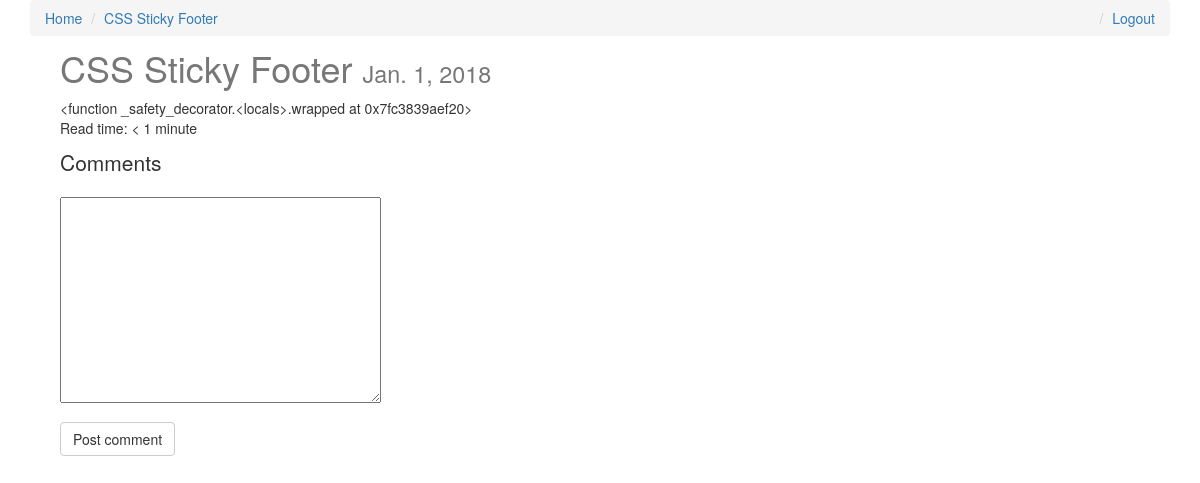
Before: /css-sticky-footer/ (signed in) with the older database file.
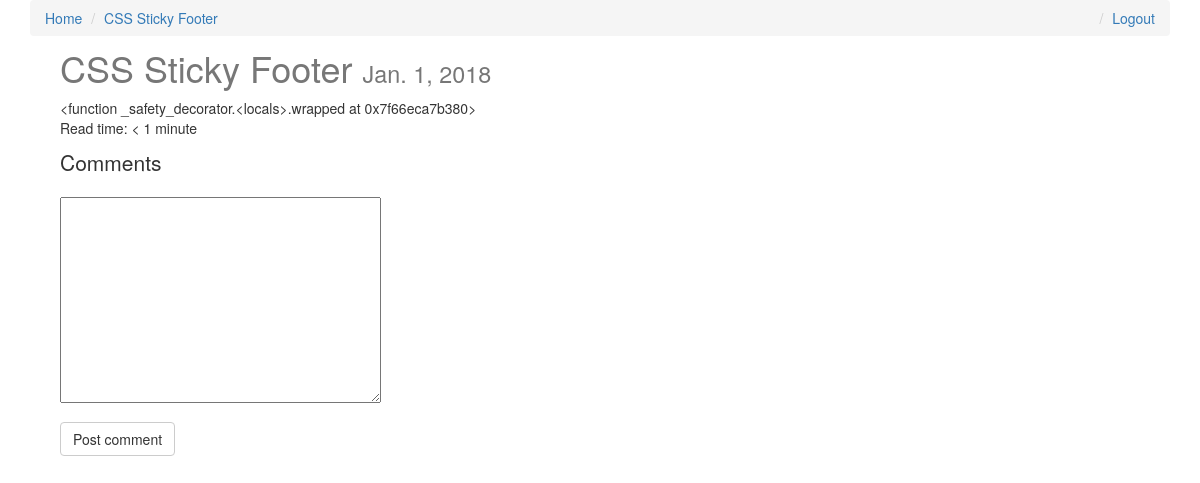
After: the same page with the newer database file.
### posts/models.py (models this page shows, shortened)
class Post(models.Model):
    user = models.ForeignKey(settings.AUTH_USER_MODEL, default=1)
    title = models.CharField(max_length=120)
    slug = models.SlugField(unique=True)
    image = models.ImageField(
        null=True,
        blank=True,
        upload_to=upload_location,
        width_field='width_field',
        height_field='height_field',
    )
    height_field = models.IntegerField(default=0)
    width_field = models.IntegerField(default=0)
    content = models.TextField()
    draft = models.BooleanField(default=False)
    publish = models.DateField(auto_now=False, auto_now_add=False)
    read_time = models.IntegerField(default=0)
    updated = models.DateTimeField(auto_now=True, auto_now_add=False)
    timestamp = models.DateTimeField(auto_now=False, auto_now_add=True)
    objects = PostManager()
    def get_absolute_url(self):
        return reverse('posts:detail', kwargs={'slug': self.slug})
    def get_markdown(self):
        content = self.content
        return mark_safe(markdown(content))
    @property
    def comments(self):
        instance = self
        qs = Comment.objects.filter_by_instance(instance)
        return qs
    @property
    def get_content_type(self):
        instance = self
        content_type = ContentType.objects.get_for_model(instance.__class__)
        return content_type
    class Meta:
        ordering = ['-timestamp', '-updated']

### posts/views.py (the view, shortened to what this page needs)
# urls.py: url(r'^(?P<slug>[\w\-]+)/$', post_detail, name='detail'),
def post_detail(request, slug):
    instance = get_object_or_404(Post, slug=slug)
    if instance.draft or instance.publish > timezone.now().date():
        if not request.user.is_staff or not request.user.is_superuser:
            raise Http404
    initial_data = {
        'content_type': instance.get_content_type,
        'object_id': instance.id
    }
    comment_form = CommentForm(request.POST or None, initial=initial_data)
    comments = instance.comments
    context = {
        'title': instance.title,
        'instance': instance,
        'comments': comments,
        'comment_form': comment_form,
    }
    return render(request, 'post_detail.html', context)

### comments/forms.py
class CommentForm(forms.Form):
    content_type = forms.CharField(widget=forms.HiddenInput)
    object_id = forms.IntegerField(widget=forms.HiddenInput)
    content = forms.CharField(label='', widget=forms.Textarea)

### comments/models.py (called while the page is built)
    def filter_by_instance(self, instance):
        content_type = ContentType.objects.get_for_model(instance.__class__)
        obj_id = instance.id
        qs = super(CommentManager, self).filter(
            content_type=content_type,
            object_id=obj_id,
            parent=None,
        )
        return qs

### templates/post_detail.html (shortened to what this page needs)
{% extends "base.html" %}
{% load urlify %}
{% block post_link %}
    <li><a href="{{ instance.get_absolute_url }}">{{ instance.title }}</a></li>
{% endblock post_link %}
{% block content %}
    <div class='col-sm-12'>
        <h1>{{ title }} <small>{% if instance.draft %} <span style="color:red;">Draft</span> {% endif %}{{ instance.publish }}</small>
        </h1>
        <div class='post-detail-item'>{{ instance.get_markdown }}</div>
        <p>Read time: {% if instance.read_time <= 1 %} < 1 minute {% else %} {{ instance.read_time }} minutes {% endif %}</p>
        <p class='lead'>Comments</p>
        {% if request.user.is_authenticated %}
            <form method="POST" action=".">
                <div class="form-group">
                    {{ comment_form }}
                </div>
                <input type="submit" class="btn btn-default" value="Post comment">
            </form>
        {% else %}
            <p>You must login to comment.</p>
        {% endif %}
    </div>
{% endblock content %}

Changed rows visible on the page:
changed Post "CSS Sticky Footer": get_markdown "<function _safety_decorator.<locals>.wrapped at 0x7fc3839aef20>" → "<function _safety_decorator.<locals>.wrapped at 0x7f66eca7b380>"
